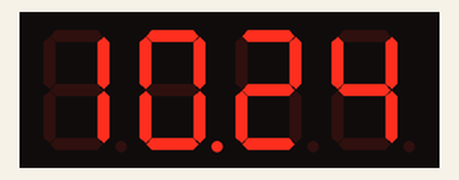
Simulated run of this sketch. Board: Arduino Uno, built with avr-gcc and run on an emulated ATmega328P. Shown: 4-digit seven-segment display. The local clock reads 2024-03-15 10:24:30 at power-on unless the sketch sets it.

Above: at 0.1 s.
At 64.1 s:
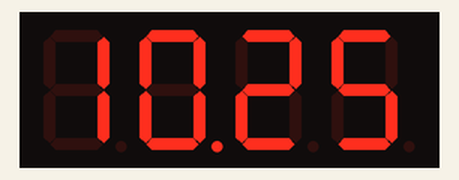
At 129.1 s:
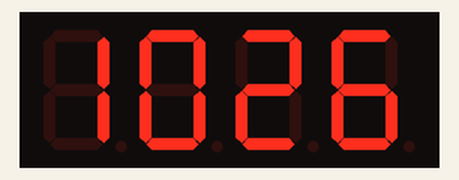

The sketch:

Code_RTC.ino
```cpp
#include <SevSeg.h>
#include <EEPROM.h>
#include <Wire.h>
#include "RTClib.h"
SevSeg sevseg; //Instantiate a seven segment controller object
unsigned int  Sec, Min, Hour ;
char checksum_IN;
unsigned long time1, Time_Reset;

unsigned long lastChangedTime;


RTC_DS3231 rtc;

byte numDigits = 4;
byte digitPins[] = {13, 10, 11, 12};
byte segmentPins[] = {9, 8, 7, 6, 5, 4, 3, 2};
bool resistorsOnSegments = true; // 'false' means resistors are on digit pins
byte hardwareConfig = N_TRANSISTORS; // See README.md for options
bool updateWithDelays = false; // Default. Recommended
bool leadingZeros = true; // Use 'true' if you'd like to keep the leading zeros

void setup()
{

  sevseg.begin(hardwareConfig, numDigits, digitPins, segmentPins, resistorsOnSegments, updateWithDelays, leadingZeros);
  sevseg.refreshDisplay();

    if (! rtc.begin()) {
    //Serial.println("Couldn't find RTC");
    while (1);
  }
  //if (rtc.lostPower()) {
    //Serial.println("RTC lost power, lets set the time!");
    // following line sets the RTC to the date & time this sketch was compiled
    //rtc.adjust(DateTime(F(__DATE__), F(__TIME__)));
    // This line sets the RTC with an explicit date & time, for example to set
    // January 21, 2014 at 3am you would call:
    // rtc.adjust(DateTime(2019, 12, 6, 11, 8, 0));
  //}

}
//-----------------------------------
void Hold(unsigned int delayTime) {
  unsigned long endTime = (unsigned long) (millis() + delayTime);
  while (millis() < endTime) {
    sevseg.refreshDisplay();
  }
}
//-----------------------------------
void loop()
{
  DateTime now = rtc.now();
  Sec = now.second();
  Min = now.minute();
  Hour = now.hour();
  if(Sec%2 ==0)
    sevseg.setNumber((Hour * 100 + Min),2);
  else
    sevseg.setNumber((Hour * 100 + Min));
  sevseg.refreshDisplay();
//  if((Sec%2 == 0)
//    digitalWrite (2, HIGH);
//  else
//    digitalWrite (2, LOW);
//
}
```
